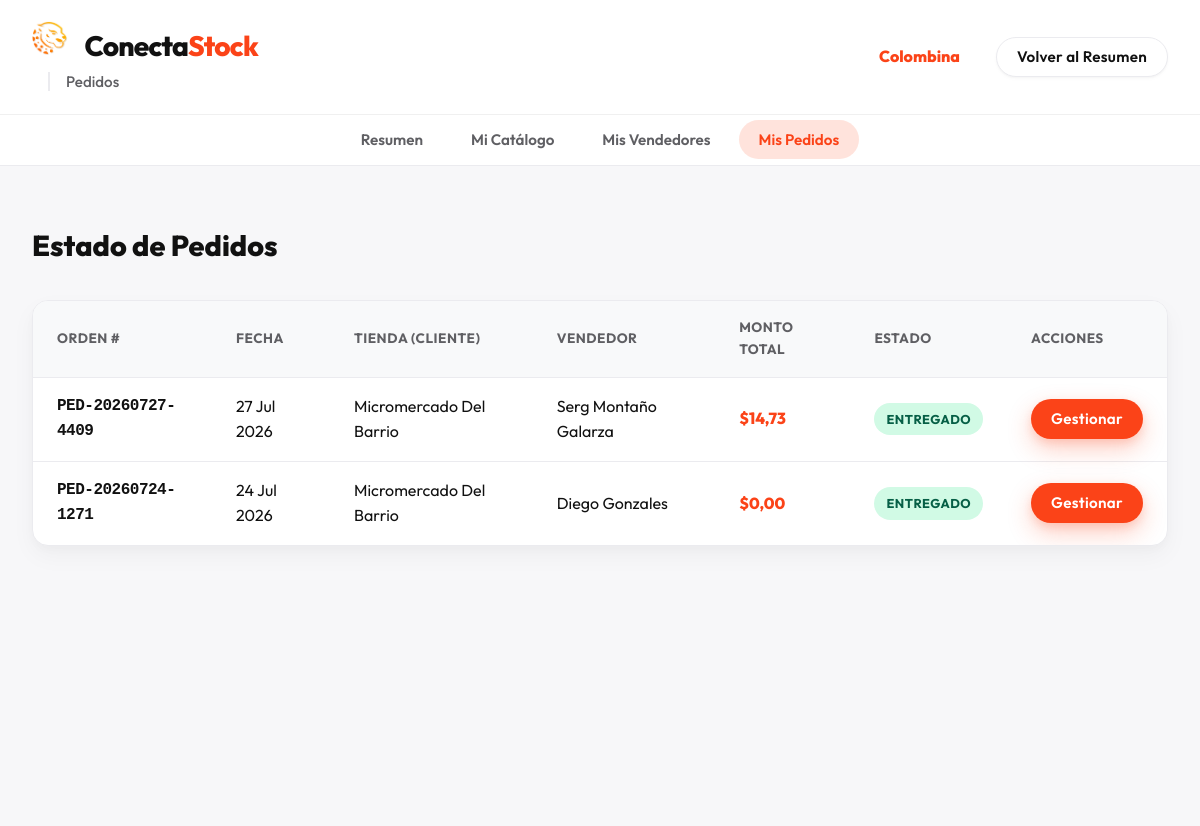
The page /dashboard/proveedor/pedidos/ (signed in) on the database as committed earlier.
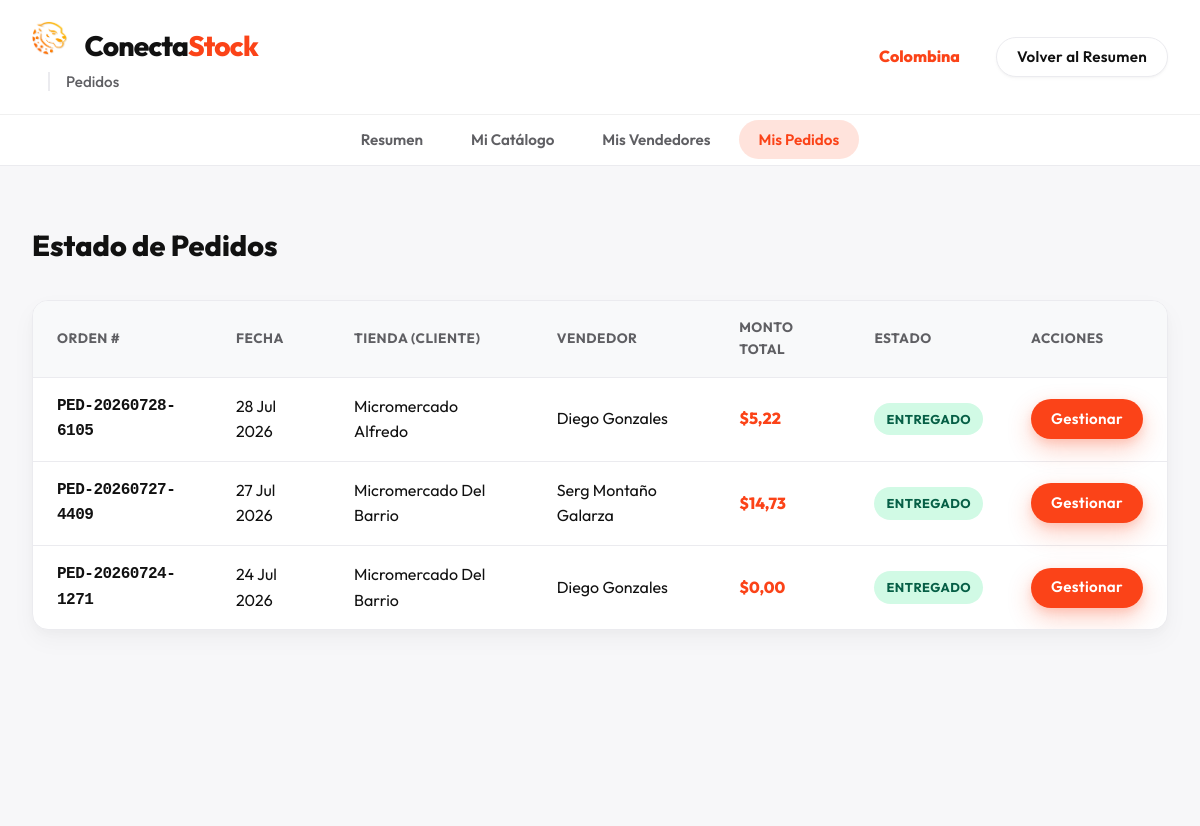
The same page on the database as committed later.
### aplicacion/models.py (models this page shows, shortened)
class Pedido(models.Model):
    METODO_PAGO_CHOICES = (
        ('Efectivo', 'Efectivo'),
        ('Transferencia', 'Transferencia'),
    )
    ESTADO_CHOICES = (
        ('En proceso', 'En proceso'),
        ('Enviado', 'Enviado'),
        ('En ruta', 'En ruta'),
        ('Entregado', 'Entregado'),
    )
    numero_pedido = models.CharField(max_length=20, unique=True, blank=True)
    fecha = models.DateTimeField(auto_now_add=True)
    vendedor = models.ForeignKey(Vendedor, on_delete=models.CASCADE)
    tienda = models.ForeignKey(Tienda, on_delete=models.CASCADE)
    proveedor = models.ForeignKey(Proveedor, on_delete=models.CASCADE)
    metodo_pago = models.CharField(max_length=20, choices=METODO_PAGO_CHOICES)
    numero_transferencia = models.CharField(max_length=50, null=True, blank=True)
    estado = models.CharField(max_length=20, choices=ESTADO_CHOICES, default='En proceso')
    fecha_estimada_entrega = models.DateField(null=True, blank=True)
    numero_contacto = models.CharField(max_length=10, null=True, blank=True)
    def calcular_total(self):
        detalles = self.detalles.all()
        total = sum([detalle.get_subtotal() for detalle in detalles])
        return total

class Tienda(models.Model):
    usuario = models.OneToOneField(User, on_delete=models.CASCADE, related_name='perfil_tienda')
    cedula = models.CharField(max_length=10)
    ruc_rice = models.CharField(max_length=13, blank=True, null=True)
    nombre_tienda = models.CharField(max_length=100)
    nombre_propietario = models.CharField(max_length=50)
    apellido_propietario = models.CharField(max_length=50)
    telefono = models.CharField(max_length=15)
    correo = models.EmailField()
    ubicacion_lat = models.FloatField()
    ubicacion_lng = models.FloatField()

class Vendedor(models.Model):
    SECTOR_CHOICES = (
        ('Norte', 'Norte'),
        ('Sur', 'Sur'),
        ('Este', 'Este'),
        ('Oeste', 'Oeste'),
    )
    usuario = models.OneToOneField(User, on_delete=models.CASCADE, related_name='perfil_vendedor')
    cedula = models.CharField(max_length=10, unique=True)
    ruc_rice = models.CharField(max_length=13, blank=True, null=True)
    nombre = models.CharField(max_length=50)
    apellido = models.CharField(max_length=50)
    correo = models.EmailField()
    telefono = models.CharField(max_length=15)
    ciudad = models.CharField(max_length=50)
    sector = models.CharField(max_length=20, choices=SECTOR_CHOICES)

class DetallePedido(models.Model):
    pedido = models.ForeignKey(Pedido, on_delete=models.CASCADE, related_name='detalles')
    producto = models.ForeignKey(Producto, on_delete=models.CASCADE)
    cantidad = models.IntegerField()
    precio_unitario = models.DecimalField(max_digits=10, decimal_places=2)
    def get_subtotal(self):
        return self.cantidad * self.precio_unitario

### aplicacion/views.py (the view)
# urls.py: path('dashboard/proveedor/pedidos/', views.mis_pedidos, name='mis_pedidos'),
@login_required
def mis_pedidos(request):
    if not hasattr(request.user, 'perfil_proveedor'):
        return redirect('index')
    proveedor = request.user.perfil_proveedor
    pedidos = Pedido.objects.filter(proveedor=proveedor).order_by('-fecha')
    return render(request, 'mis_pedidos.html', {'pedidos': pedidos, 'proveedor': proveedor})

### aplicacion/templates/mis_pedidos.html (shortened to what this page needs)
{% load static %}
<!DOCTYPE html>
<html lang="es">
<head>
    <link rel="stylesheet" href="{% static 'css/style.css' %}">
</head>
<body>
    <header class="b2b-header">
        <div class="container header-layout">
            <div class="logo-area">
                <strong class="brand-logo" style="display: flex; align-items: center;">
    <a href="{% url 'dashboard_proveedor' %}" class="text-decoration-none text-inherit">
        <img src="{% static 'images/iso_1.png' %}" alt="Logo" style="height: 36px; margin-right: 12px; border-radius: 4px;">
        Conecta<span class="color-accent">Stock</span>
    </a>
</strong>
                <span class="header-badge">Pedidos</span>
            </div>
            <nav aria-label="Navegación principal">
                <ul class="nav-links">
                    <li><strong class="text-primary">{{ proveedor.nombre_empresa }}</strong></li>
                    <li><a href="{% url 'dashboard_proveedor' %}" class="btn btn-secondary btn-sm">Volver al Resumen</a>
                    </li>
                </ul>
            </nav>
        </div>
    </header>
    <nav class="dashboard-nav">
        <div class="container">
            <ul>
                <li><a href="{% url 'dashboard_proveedor' %}">Resumen</a></li>
                <li><a href="{% url 'mis_productos' %}">Mi Catálogo</a></li>
                <li><a href="{% url 'mis_vendedores' %}">Mis Vendedores</a></li>
                <li><a href="{% url 'mis_pedidos' %}" class="active">Mis Pedidos</a></li>
            </ul>
        </div>
    </nav>
    <main class="dashboard-main">
        <section class="container dashboard-section">
            <h1 class="font-1-8rem mb-lg">Estado de Pedidos</h1>
            <div class="table-responsive">
                <table class="data-table">
                    <thead>
                        <tr>
                            <th>Orden #</th>
                            <th>Fecha</th>
                            <th>Tienda (Cliente)</th>
                            <th>Vendedor</th>
                            <th>Monto Total</th>
                            <th>Estado</th>
                            <th>Acciones</th>
                        </tr>
                    </thead>
                    <tbody>
                        {% for pedido in pedidos %}
                        <tr>
                            <td class="font-mono">{{ pedido.numero_pedido }}</td>
                            <td>{{ pedido.fecha|date:"d M Y" }}</td>
                            <td>{{ pedido.tienda.nombre_tienda }}</td>
                            <td>{{ pedido.vendedor.nombre }} {{ pedido.vendedor.apellido }}</td>
                            <td class="text-primary">${{ pedido.calcular_total|floatformat:2 }}</td>
                            <td>
                                {% if pedido.estado == 'En proceso' %}
                                <span class="badge badge-pending">En proceso</span>
                                {% elif pedido.estado == 'Enviado' %}
                                <span class="badge badge-info">Enviado</span>
                                {% elif pedido.estado == 'En ruta' %}
                                <span class="badge badge-route">En Ruta</span>
                                {% elif pedido.estado == 'Entregado' %}
                                <span class="badge badge-success">Entregado</span>
                                {% endif %}
                            </td>
                            <td>
                                <a href="{% url 'gestionar_pedido' pedido.id %}"
                                    class="btn btn-primary btn-sm">Gestionar</a>
                            </td>
                        </tr>
                        {% empty %}
                        <tr>
                            <td colspan="7" class="text-center-empty">
                                No hay pedidos registrados en tu empresa todavía.
                            </td>
                        </tr>
                        {% endfor %}
                    </tbody>
                </table>
            </div>
        </section>
    </main>
</body>
</html>

Rows that differ between the two databases and show on the page:
added Pedido: numero_pedido "PED-20260728-6105", fecha "28 Jul 2026", tienda.nombre_tienda "Micromercado Alfredo", vendedor.nombre "Diego", vendedor.apellido "Gonzales", calcular_total "5,22", estado "ENTREGADO"
